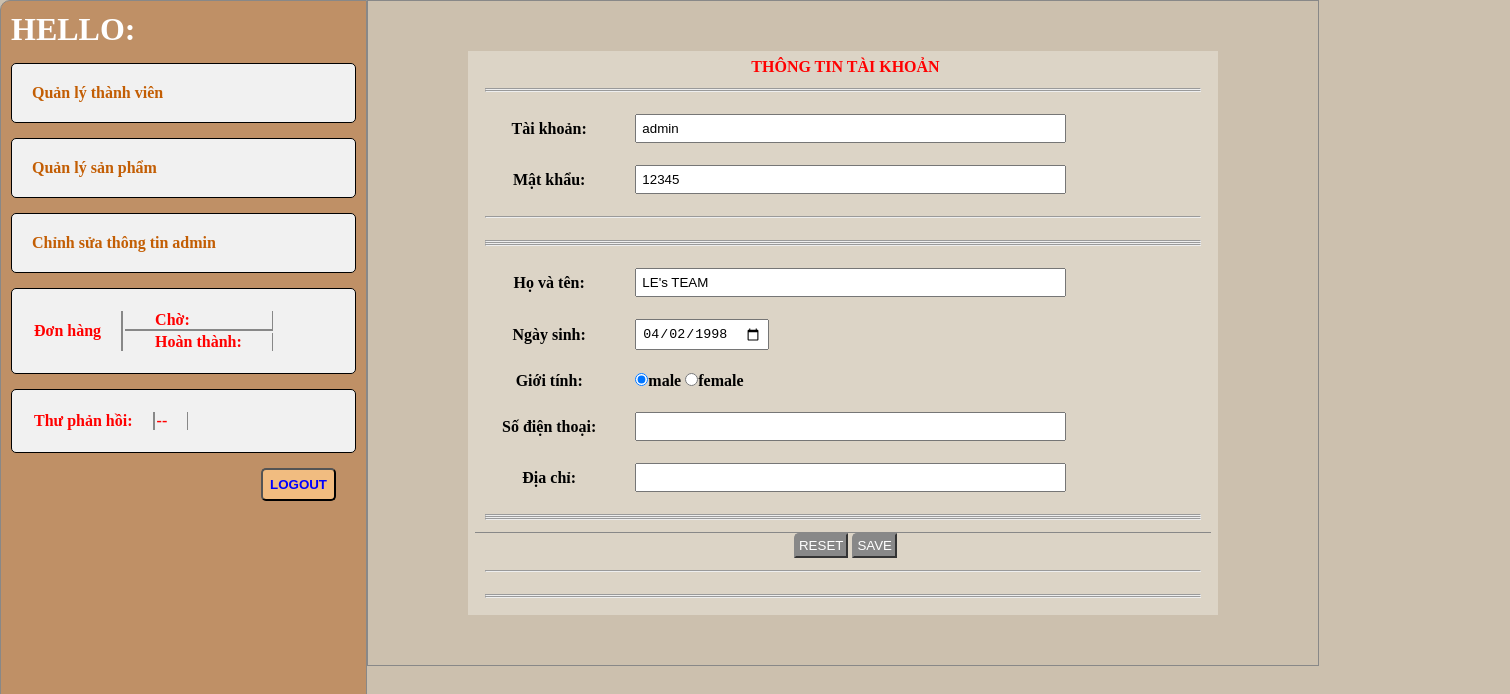
Screenshot of /update_profile_admin.php?user_id=1 with the database file from the repository.
### tables this page shows
CREATE TABLE `users` (
  `user_id` int(225) NOT NULL AUTO_INCREMENT,
  `name` varchar(100) NOT NULL,
  `username` varchar(100) NOT NULL,
  `date_of_birth` date DEFAULT NULL,
  `gender` varchar(10) DEFAULT NULL,
  `phone` varchar(15) DEFAULT NULL,
  `address` varchar(120) DEFAULT NULL,
  `password` varchar(40) NOT NULL,
  `level` int(2) NOT NULL DEFAULT '0',
  PRIMARY KEY (`user_id`)
);

### update_profile_admin.php (the view, shortened to what this page needs)
<!DOCTYPE html>
<html>
	<?php include_once('head.php');?>
	<body id="admin">
		<div class="admin">
			<?php include_once('left-admin.php');?>
			<div class="right-admin">
				<?php
					include_once('conn.php');
					$id=$_GET['user_id'];
					$sql='select * from users where user_id = "'.$id.'"';
					$result=mysqli_query($con,$sql);
					if(mysqli_num_rows($result)>0) {
						while ($row=mysqli_fetch_assoc($result)) {
							echo '
							<form action="act-update-admin.php" method="POST">
								<table class="listtv" style="padding:5px;">
									<input type="hidden" name="user_id" value="'.$id.'"/>
									<tr>
										<th colspan="2" style="color: red;">THÔNG TIN TÀI KHOẢN</th>
									</tr>
									<tr><td colspan="2"><hr/><hr/></td></tr>
									<tr>
										<td>Tài khoản:</td>
										<td style="text-align:left;">
											<input type="text" name="user" readonly="readonly" value="'.$row['username'].'" size="50"/>
										</td>
									</tr>
									<tr>
										<td>Mật khẩu:</td>
										<td style="text-align:left;">
											<input type="text" name="pass" value="'.$row['password'].'" size="50"/>
										</td>
									</tr>
									<tr><td colspan="2"><hr/></td></tr>
									<tr><td colspan="2"><hr/><hr/><hr/></td></tr>
									<tr>
										<td>Họ và tên:</td>
										<td style="text-align:left;">
											<input type="text" name="name" value="'.$row['name'].'" size="50"/>
										</td>
									</tr>
									<tr>
										<td>Ngày sinh:</td>
										<td style="text-align:left;">
											<input type="date" name="date_of_birth" value="'.$row['date_of_birth'].'"/>
										</td>
									</tr>
									<tr>';?>
										<td>Giới tính:</td>
										<td style="text-align:left;">
											<input type="radio" name="sex" value="male" <?php
												if($row['gender'] == 'male'){
													echo 'checked';
												}else{
													echo '';
												}
											?>>male</input>
											<input type="radio" name="sex" value="female" <?php
												if($row['gender'] == 'female'){
													echo 'checked';
												}else{
													echo '';
												}
											?>>female</input>
										</td>
									</tr>
						<?php echo '<tr>
										<td>Số điện thoại:</td>
										<td style="text-align:left;">
											<input type="text" name="phone" value="'.$row['phone'].'"size="50"/>
										</td>
									</tr>
									<tr>
										<td>Địa chỉ:</td>
										<td style="text-align:left;">
											<input type="text" name="address" value="'.$row['address'].'" size="50"/>
										</td>
									</tr>
									<tr><td colspan="2"><hr/><hr/><hr/></td></tr>
									<tr>
										<th colspan="2" style="border-top:#888 1px solid;">
											<input type="reset" name="reset" value="RESET" style="border-top-left-radius:5px; padding:3px; border-color:#888; background-color:#888; color:white;"/>
											<input onclick="return ConfirmUpdate();" type="submit" name="save" value="SAVE" style="border-top-left-radius:5px; padding:3px; border-color:#888; background-color:#888; color:white;"/>
										</th>
									</tr>
									<tr><td colspan="2"><hr/></td></tr>
									<tr><td colspan="2"><hr/><hr/></td></tr>
								</table>
							</form>';
						}
					}
				?>
			</div>
		</div>
	</body>
</html>

### styles/style.css (style rules this page uses)
* { padding:0;margin:0; }
tr td { color:red; }
tr th { color:red; }
body { background:#2d271b; }
.listtv { background:#dcd4c6;padding:0px;width:100%; }
.listtv tr td, .listtv tr td a { padding:10px; color:black; text-align:center; }
.listtv tr th { color:black; padding-left: 5px; }
.listtv input { padding: 5px; }
.admin { width: 100%; margin: auto; background: #d68915; }
.right-admin { width:50%; text-align: center; border: #888 1px solid; font-weight: bold; float: left; padding: 50px 100px; }
#admin { width: 1500px; background: #ccc0ae; }

### rows the page displays
users: user "admin", pass "12345", name "LE's TEAM", date_of_birth "04/02/1998", gender "☑"
